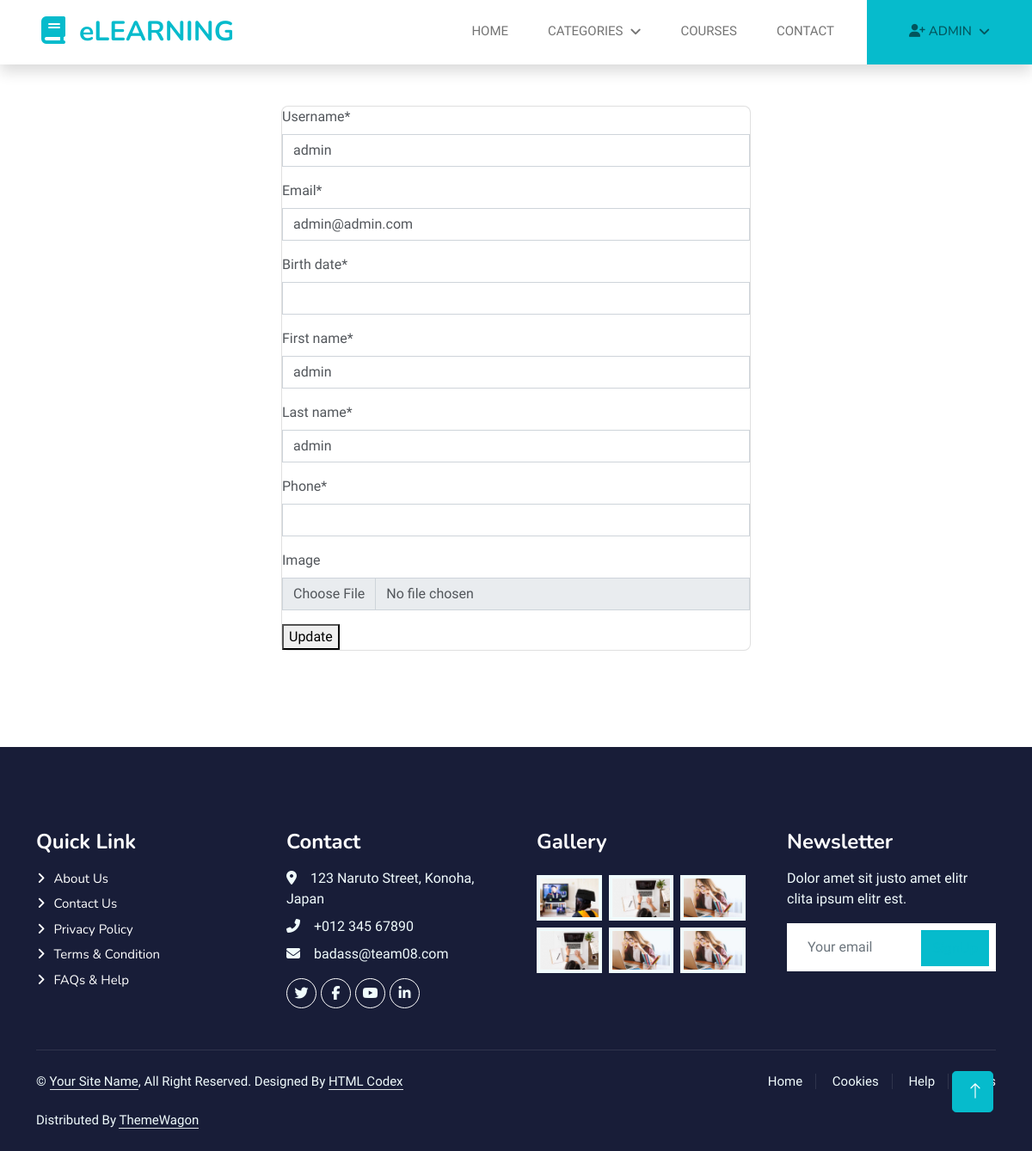
The page /account/update/ (signed in) on the database as committed earlier.
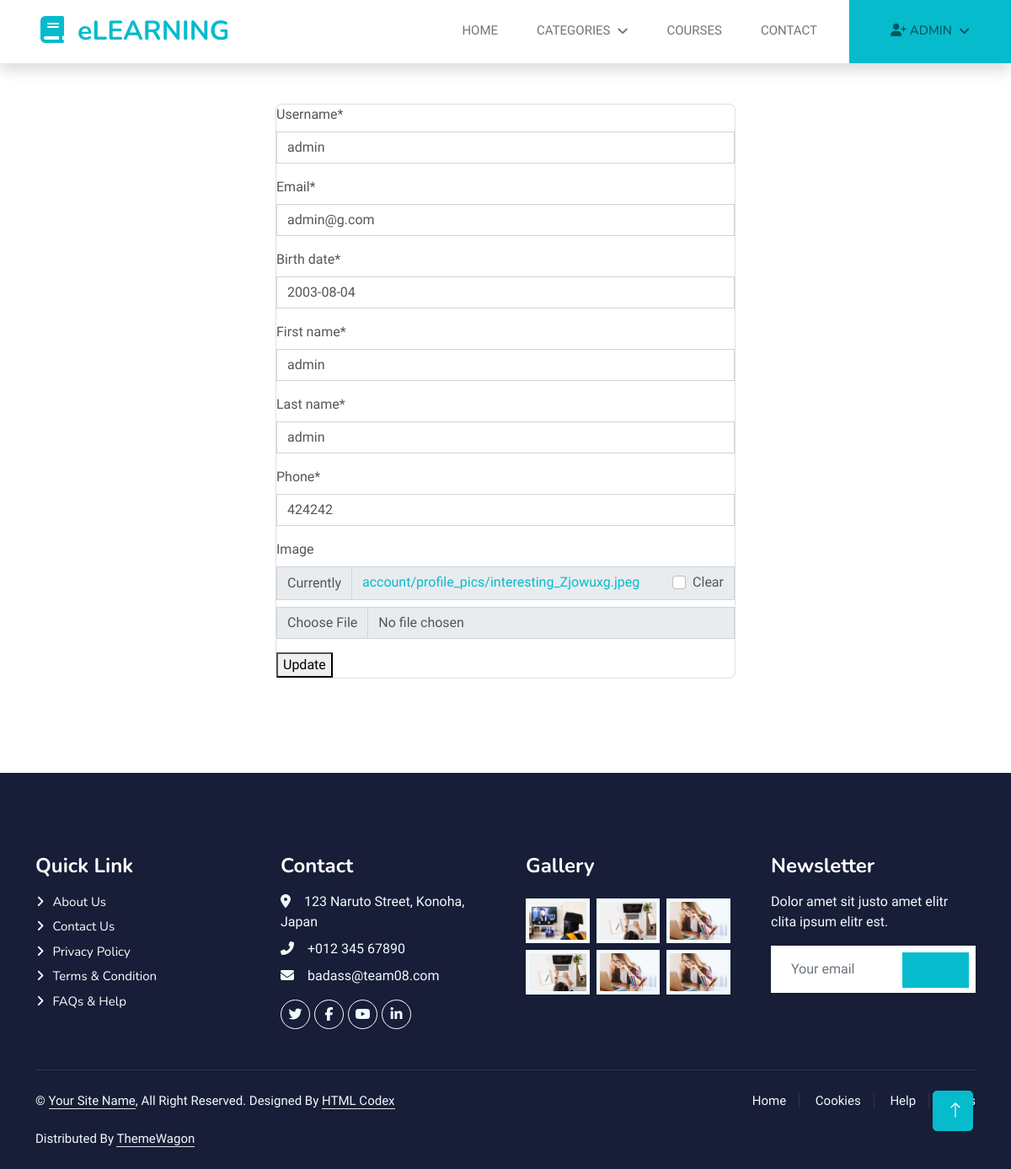
The same page on the database as committed later.
### account/models.py (models this page shows, shortened)
class Account(AbstractBaseUser):
    first_name = models.CharField(max_length=255)
    last_name = models.CharField(max_length=255)
    username = models.CharField(max_length=50, unique=True)
    email = models.EmailField(unique=True)
    phone = models.CharField(max_length=255)
    birth_date = models.DateField(null=True, blank=True)
    subscription_expired = models.DateField(null=True, blank=True)
    image = ResizedImageField(
        upload_to="account/profile_pics/", null=True, blank=True, quality=100, default='account/profile_pics/doras.png')
    is_admin = models.BooleanField(default=False)
    is_active = models.BooleanField(default=False)
    is_staff = models.BooleanField(default=False)
    is_superadmin = models.BooleanField(default=False)
    USERNAME_FIELD = 'username'
    REQUIRED_FIELDS = ['email', 'first_name', 'last_name']
    objects = MyAccountManager()

### account/views.py (the view)
# urls.py: path('update/', user_views.update, name='update'),
@login_required
def update(request):
    if request.method == "POST":
        u_form = UserUpdateForm(
            request.POST, request.FILES, instance=request.user)
        if u_form.is_valid():
            u_form.save()
            return redirect('profile')
    else:
        u_form = UserUpdateForm(instance=request.user)
    context = {
        'user': request.user,
        'u_form': u_form,
    }
    return render(request, 'account/update.html', context)

### account/forms.py
class UserUpdateForm(forms.ModelForm):
    email = forms.EmailField()
    birth_date = forms.DateField()
    class Meta:
        model = Account
        fields = ['username', 'email', 'birth_date',
                  'first_name', 'last_name', 'phone', 'image']

### course/context_processors.py (called while the page is built)
def menu_links(request):
    links = Category.objects.all()
    return dict(links=links)

### course/models.py (called while the page is built)
    def get_url(self):
        return reverse('course_by_category', args=[self.slug])

### templates/account/update.html (shortened to what this page needs)
{% extends 'base.html' %} {% block content %}{% load static %} {% load crispy_forms_tags %}
<!DOCTYPE html>
<html>
  <head>
    <link
      rel="stylesheet"
      href="{% static  'account\fonts\material-icon\css\material-design-iconic-font.css' %}"
    />
    <link
      rel="stylesheet"
      href="{% static 'general\css\bootstrap.min.css' %}"
    />
    <link rel="stylesheet" href="{% static 'account\css\style_profile.css'%}" />
  </head>
  <body>
    <section class="vh-auto">
      <div class="container py-5 h-100">
        <div class="row d-flex justify-content-center align-items-center h-100">
          <div class="col col-lg-6 mb-4 mb-lg-0">
            <div class="card mb-3" style="border-radius: 0.5rem">
              <div class="row g-0">
                <form method="POST" enctype="multipart/form-data">
                      <div class="signin-form">
                        {% crispy u_form %}
                      <div class="form-group form-button">
                            <button type="submit" class="form-submit" >Update</button>
                      </div>
                </form>
              </div>
            </div>
          </div>
        </div>
      </div>
    </section>
  </body>
</html>
{% endblock content %}

### templates/includes/navbar.html (shortened to what this page needs)
{% load static %}
<nav
  class="navbar navbar-expand-lg bg-white navbar-light shadow sticky-top p-0"
>
  <a
    href="{% url 'home' %}"
    class="navbar-brand d-flex align-items-center px-4 px-lg-5"
  >
    <h2 class="m-0 text-primary"><i class="fa fa-book me-3"></i>eLEARNING</h2>
  </a>
  <div class="collapse navbar-collapse" id="navbarCollapse">
    <div class="navbar-nav ms-auto p-4 p-lg-0 text-center">
      <a
        href="{% url 'home' %}"
        class="nav-item nav-link {% if request.resolver_match.url_name == 'home' %} active {% endif %}"
        >Home</a
      >
      <div class="nav-item dropdown">
        <a href="#" class="nav-link dropdown-toggle" data-bs-toggle="dropdown"
          >Categories</a
        >
      </div>
      <a
        href="{% url 'course' %}"
        class="nav-item nav-link {% if request.resolver_match.url_name == 'course' %} active {% endif %}"
        >Courses</a
      >
      <a href="contact.html" class="nav-item nav-link">Contact</a>
      {% if user.is_authenticated %}
      <div class="nav-item dropdown">
        <a
          href="#"
          class="nav-link dropdown-toggle btn btn-primary py-4 px-lg-5 d-lg-block me-0"
          data-bs-toggle="dropdown"
          ><i class="fa-solid fa-user-plus"></i> {{user.first_name}}</a
        >
      </div>
      {% else %}
      <a
        href="{% url 'signup' %}"
        class="nav-link btn btn-primary py-4 px-lg-5 d-lg-block me-0"
        >Join Now<i class="fa fa-arrow-right ms-3"></i
      ></a>
      {% endif %}
    </div>
  </div>
</nav>

Rows that differ between the two databases and show on the page:
changed Account "ADMIN": email "admin@admin.com" → "admin@g.com"; birth_date (not shown) → "2003-08-04"; phone (not shown) → "424242"
Other text that changed with them:
form field crispy: (not shown) → "☐"
text no longer shown: "Username * Email * Birth date * First name * Last name * Phone * Image"
text now shown: "Username * Email * Birth date * First name * Last name * Phone * Image Currently account/profile_pics/interesting_Zjowuxg.jpeg Clear"
